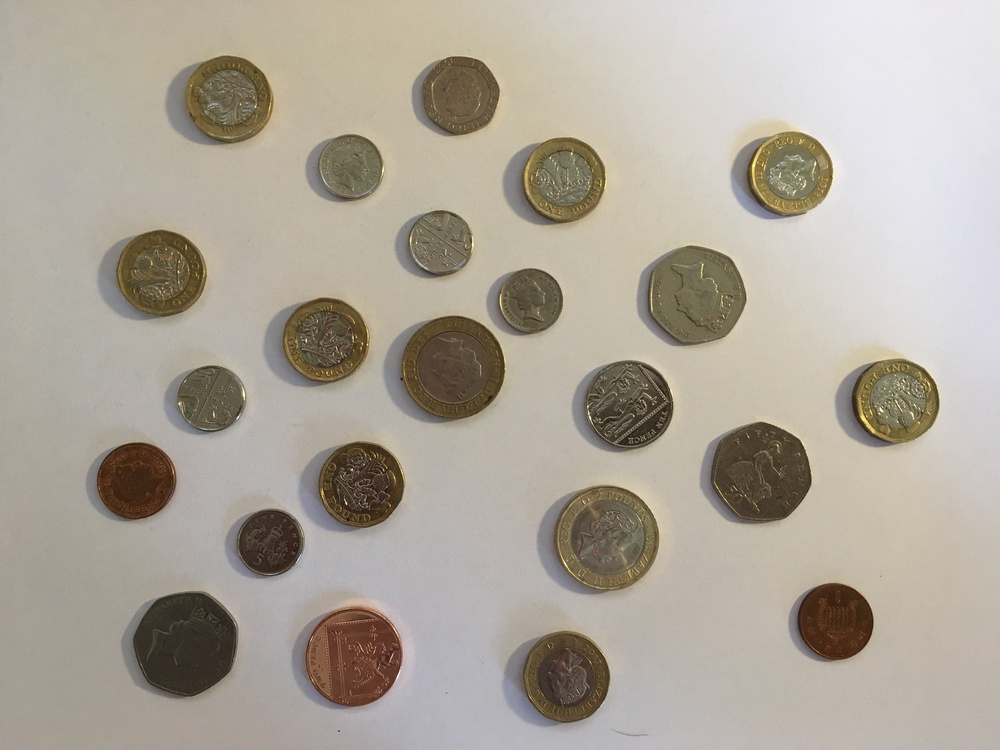
%> input picture money_easy.jpg, 1000 x 750 px, shrunk from 4032 x 3024 before the run
$ octave part2.m   (GNU Octave 9; MATLAB toolbox functions it lacks are replaced by stand-ins)
%> lines starting %> are read from the running program, lines starting %| are printed output that depends on the picture; in (x1, y1, x2, y2) boxes, pixels count from 0 and x2, y2 are one past the last pixel; in counts of white or black regions, pixels touching at a corner belong together; the program's own positions count from 1
easy = imread("money_easy.jpg");
%> easy is the input picture: size 750x1000x3 uint8; mean R, G, B 173.6, 166.1, 154.4
medium = imread("money_medium.jpg");
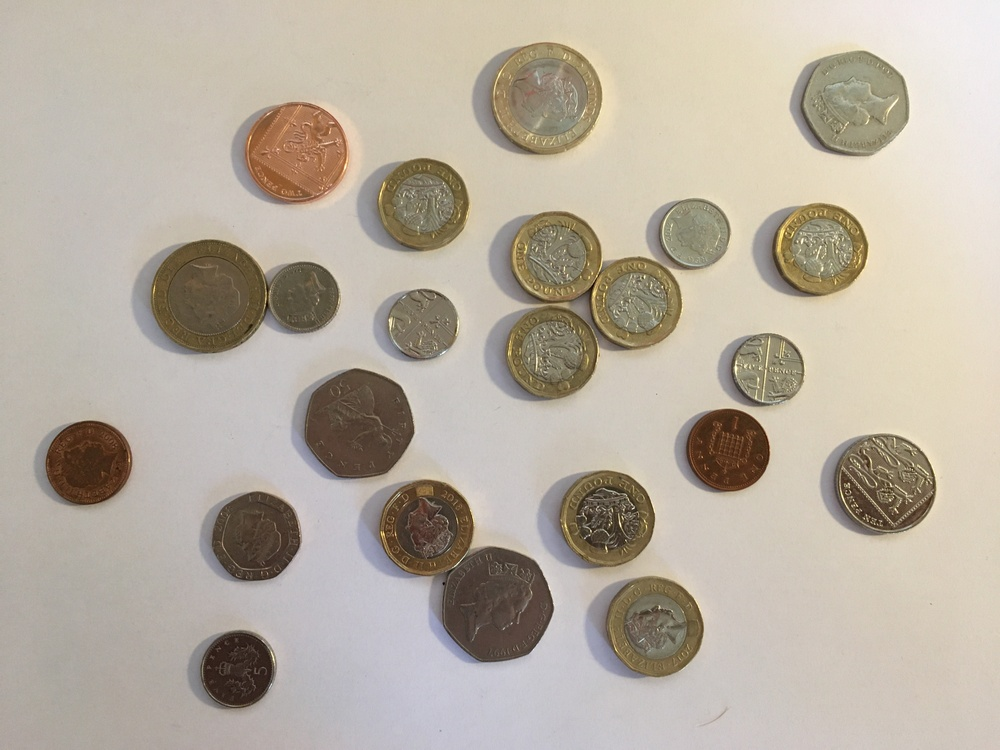
%> input picture money_medium.jpg, 1000 x 750 px, shrunk from 4032 x 3024 before the run
%> medium is the input picture: size 750x1000x3 uint8; mean R, G, B 183.7, 174.3, 160.8
hard = imread("money_hard.jpg");
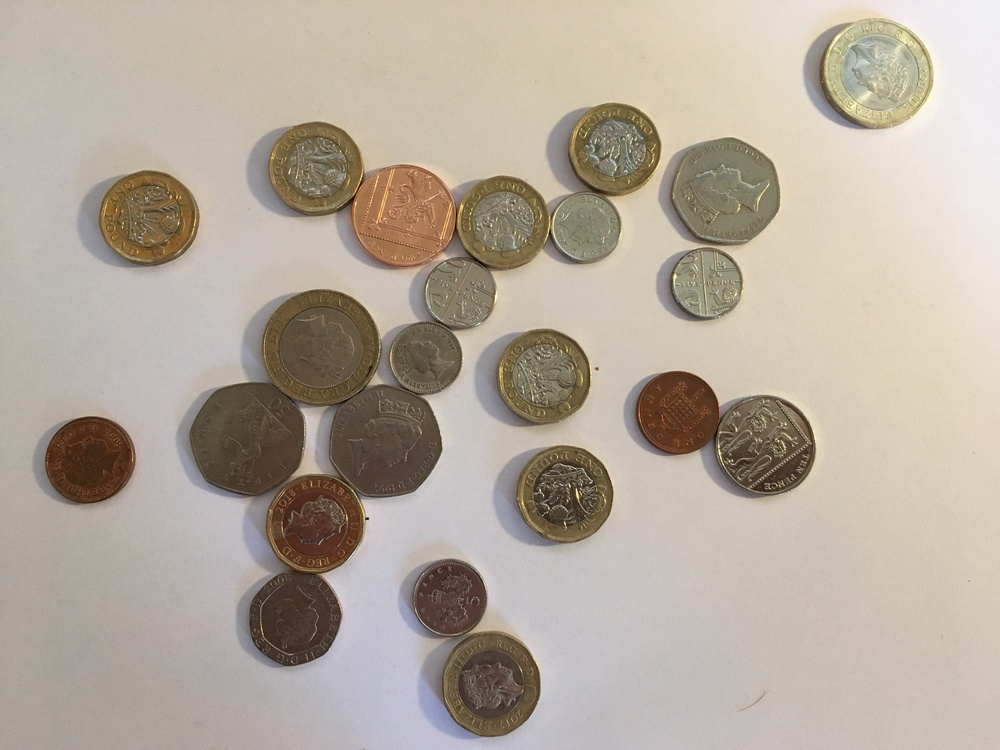
%> input picture money_hard.jpg, 1000 x 750 px, shrunk from 4032 x 3024 before the run
%> hard is the input picture: size 750x1000x3 uint8; mean R, G, B 180.3, 169.7, 157
veryhard = imread("money_very_hard.jpg");
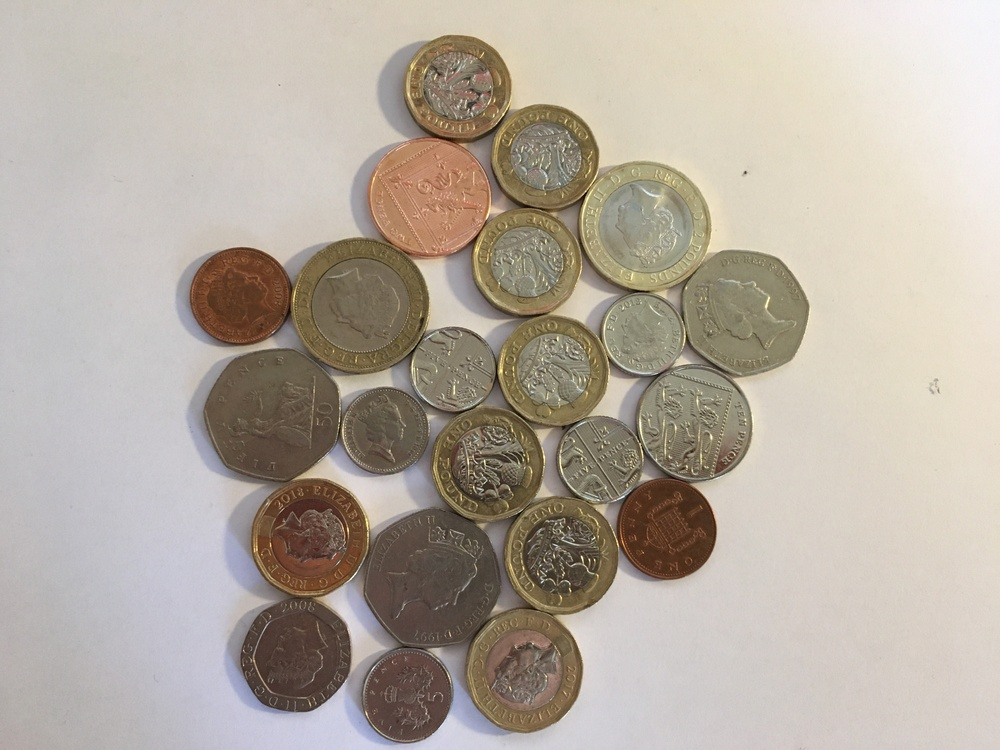
%> input picture money_very_hard.jpg, 1000 x 750 px, shrunk from 4032 x 3024 before the run
%> veryhard is the input picture: size 750x1000x3 uint8; mean R, G, B 180.7, 171.2, 159.8
extreme = imread("money_extreme.jpg");
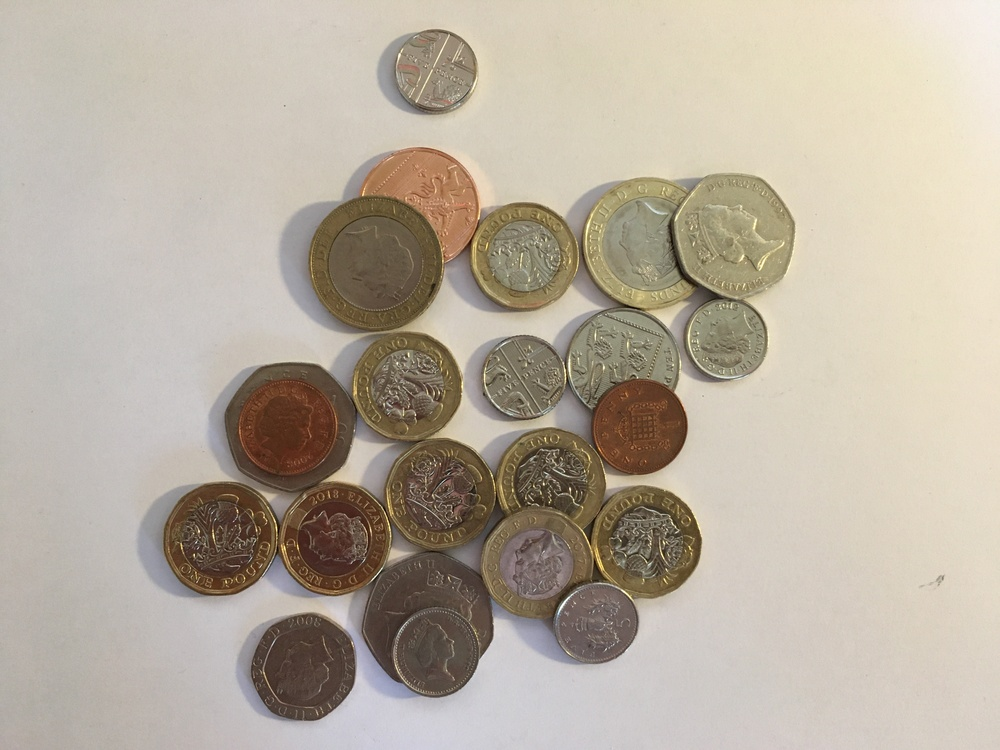
%> input picture money_extreme.jpg, 1000 x 750 px, shrunk from 4032 x 3024 before the run
%> extreme is the input picture: size 750x1000x3 uint8; mean R, G, B 183.6, 173.5, 159

easy_sensitivity = 0.94;
medium_sensitivity = 0.945;
hard_sensitivity = 0.951;
veryhard_sensitivity = 0.955;
extreme_sensitivity = 0.955;

% number of coins
[number, value] = run(easy, easy_sensitivity);
% [1 line not run here, left out]
function [number, coinValue] = run(fig, sensitivity)
%> called with sensitivity = 0.94
    defaultMax = 209.7;
    fig = rgb2gray(fig);
    figure, imshow(fig), title('gray scale');

    % Edge detection
    m = 12;
    n = 12;
    img_filter = imfilter(fig, fspecial('average', [m n]));
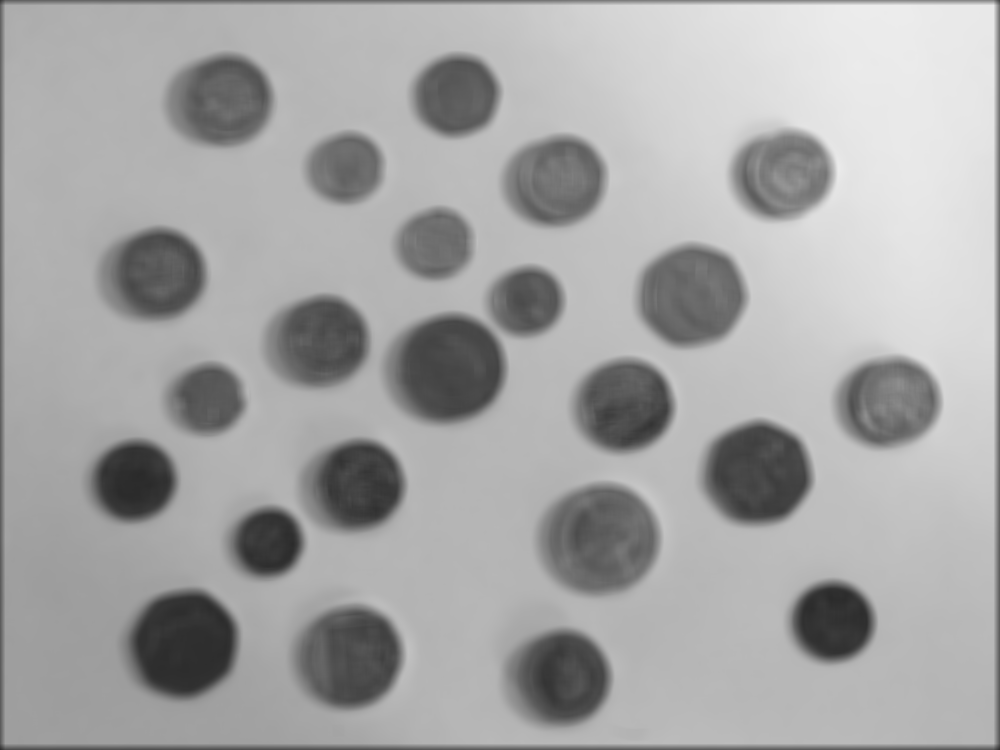
%> img_filter: size 750x1000 uint8; min 42, max 236, mean 165.7
    [~, threshold] = edge(img_filter, 'canny');
%> threshold = [0.0836 0.209]
    fudgeFactor = 1.5;
    img_edge = edge(img_filter, 'canny', threshold * fudgeFactor);
%> img_edge: size 750x1000 logical; 1.5% white in thin lines or dots

    % Dilate image to make the coin edges complete without holes
    se_disk = strel('disk',4);
    img_dilated = imdilate(img_edge, se_disk);
%> img_dilated: size 750x1000 logical; 10.1% white; 24 white regions, largest, box (x1, y1, x2, y2) and area: (0, 0, 1000, 750) 23720, (381, 309, 510, 427) 3129, (296, 436, 409, 534) 2779

    % Remove stuff touching the image border and fill complete objects
    img_clearborder = imclearborder(img_dilated, 4);
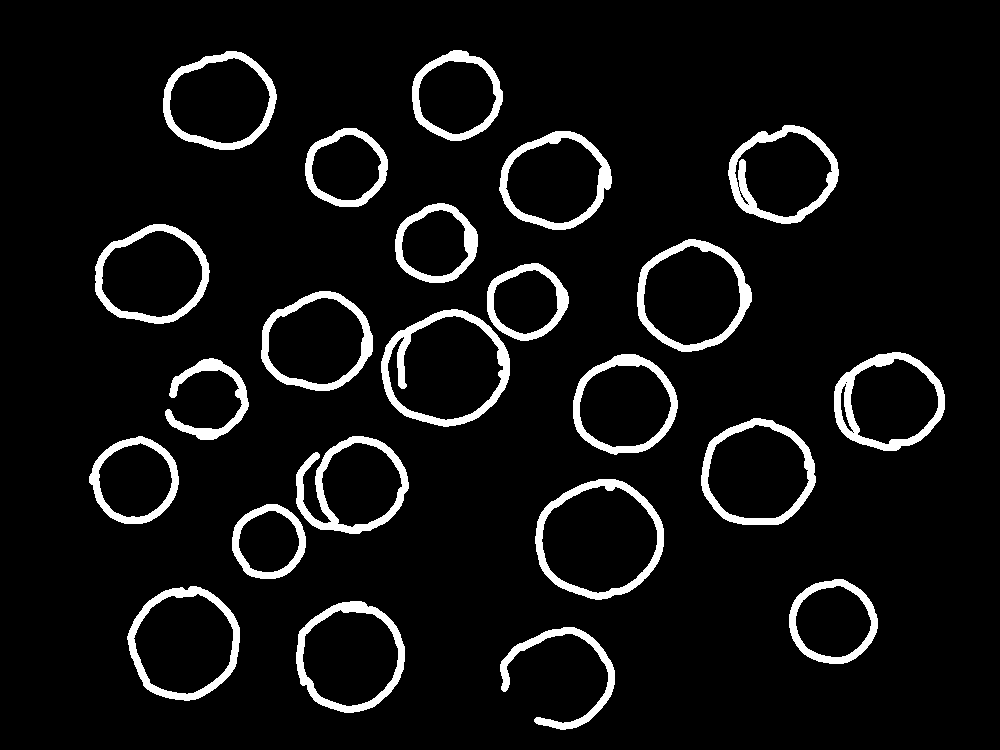
%> img_clearborder: size 750x1000 logical; 6.9% white; 23 white regions, largest, box (x1, y1, x2, y2) and area: (381, 309, 510, 427) 3129, (296, 436, 409, 534) 2779, (834, 352, 945, 451) 2773
    figure, imshow(img_clearborder), title('cleared border image');

    % figure;
    % imshow(bw_very_hard);
    [centers, radii, metric] = imfindcircles(img_clearborder,[130 270], 'ObjectPolarity','bright', 'Sensitivity',sensitivity);
%> centers = [500.5 375.5]; radii = 140.8; metric = 0.0175
    number = length(centers);
%> number = 2

%     imshow(img_clearborder);
%     h=viscircles(centers, radii,'Color','b');

%   scale to the money_easy case
    curMax = max(radii);
%> curMax = 140.8
    ratio = curMax/defaultMax;
%> ratio = 0.672
    radii = radii / ratio;
%> radii = 209.7
    coinTypes = string(zeros(1,number));
    coinValue = 0.0;

    for k = 1:number
        curRadii = radii(k);

        if curRadii < 150 % 5p
            coinTypes(k) = "5p";
            coinValue = coinValue + 0.05;
        elseif curRadii >= 150 && curRadii < 160 % 1p
            coinTypes(k) = "1p";
            coinValue = coinValue + 0.01;
        elseif curRadii >= 160 && curRadii < 162 % 20p
            coinTypes(k) = "20p";
            coinValue = coinValue + 0.2;
        elseif curRadii >= 162 && curRadii < 178 % 1 pound
            coinTypes(k) = "1 pound";
            coinValue = coinValue + 1;
        elseif curRadii >= 178 && curRadii < 180 % 10p
            coinTypes(k) = "10p";
            coinValue = coinValue + 0.1;
        elseif curRadii >= 180 && curRadii < 190 % 2p
            coinTypes(k) = "2p";
            coinValue = coinValue + 0.02;
        elseif curRadii >= 190 && curRadii < 200 % 50p
            coinTypes(k) = "50p";
            coinValue = coinValue + 0.5;
        elseif curRadii >= 200 % 2 pound
            coinTypes(k) = "2 pounds";
            coinValue = coinValue + 2;
        end
    end
%> this loop made 2 passes
%> (curRadii, coinValue) on pass 1: (209.7, 2)
%> (the run ends here)
